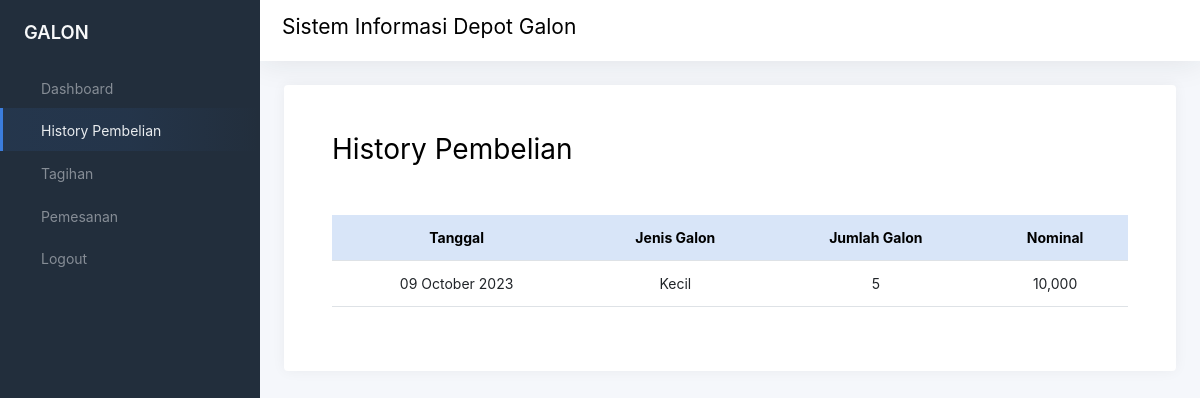
/user/history_pembelian.php (signed in), run on the app's committed database.
### tables this page shows
CREATE TABLE `tagihan` (
  `id_tagihan` int(11) NOT NULL,
  `id_pesanan` int(11) NOT NULL,
  `pembayaran` enum('Belum Bayar','Sudah Bayar') NOT NULL
);

CREATE TABLE `pesanan` (
  `id_pesanan` int(11) NOT NULL,
  `id_user` int(11) NOT NULL,
  `tanggal` date NOT NULL,
  `jenis_galon` enum('Besar','Kecil') NOT NULL,
  `jumlah_galon` int(11) NOT NULL,
  `nominal` bigint(20) NOT NULL
);

### user/history_pembelian.php (the view, shortened to what this page needs)
<?php
include '../config.php';
$id_user = $_SESSION['id_user'];
$query = "SELECT *
          FROM pesanan
          INNER JOIN tagihan ON pesanan.id_pesanan = tagihan.id_pesanan
          WHERE pesanan.id_user = '$id_user' AND tagihan.pembayaran = 'Sudah Bayar'";
$pembelian = mysqli_query($conn, $query);
?>
<!DOCTYPE html>
<html lang="en">
<head>
    <link href="../css/app.css" rel="stylesheet">
</head>
<body>
    <div class="wrapper">
        <nav id="sidebar" class="sidebar js-sidebar">
            <div class="sidebar-content js-simplebar">
                <a class="sidebar-brand" href="">
                    <span class="align-middle">GALON</span>
                </a>
                <ul class="sidebar-nav">
                    <li class="sidebar-item">
                        <a class="sidebar-link" href="index.php">
                            <i class="align-middle" data-feather="sliders"></i> <span class="align-middle">Dashboard</span>
                        </a>
                    </li>
                    <li class="sidebar-item active">
                        <a class="sidebar-link" href="history_pembelian.php">
                            <i class="align-middle" data-feather="user"></i> <span class="align-middle">History
                                Pembelian</span>
                        </a>
                    </li>
                    <li class="sidebar-item">
                        <a class="sidebar-link" href="tagihan.php">
                            <i class="align-middle" data-feather="user"></i> <span class="align-middle">
                                Tagihan</span>
                        </a>
                    </li>
                    <li class="sidebar-item">
                        <a class="sidebar-link" href="pemesanan.php">
                            <i class="align-middle" data-feather="user"></i> <span class="align-middle">Pemesanan
                            </span>
                        </a>
                    </li>
                    <li class="sidebar-item">
                        <a class="sidebar-link" href="../logout.php">
                            <i class="align-middle" data-feather="user-plus"></i> <span class="align-middle">Logout</span>
                        </a>
                    </li>
                </ul>
            </div>
        </nav>
        <div class="main">
            <nav class="navbar navbar-expand navbar-light navbar-bg">
                <div>
                    <h3 class="justify-content-start"> Sistem Informasi Depot Galon </h3>
                </div>
            </nav>
            <main class="content p-4">
                <div class="container-fluid p-0">
                    <div class="row">
                        <div class="col-12">
                            <div class="card">
                                <div class="card-body p-5">
                                    <h1 class="mb-5">History Pembelian</h1>
                                    <div class="table-responsive">
                                        <table class="table table-responsive table-hover text-dark text-center">
                                            <thead>
                                                <tr class="table table-primary">
                                                    <th>Tanggal</th>
                                                    <th>Jenis Galon</th>
                                                    <th>Jumlah Galon</th>
                                                    <th>Nominal</th>
                                                </tr>
                                            </thead>
                                            <tbody>
                                                <?php foreach ($pembelian as $td) : ?>
                                                    <tr>
                                                        <td><?= date('d F Y', strtotime($td['tanggal'])) ?></td>
                                                        <td><?= $td['jenis_galon'] ?></td>
                                                        <td><?= $td['jumlah_galon'] ?></td>
                                                        <td><?= number_format($td['nominal'], 0); ?></td>
                                                    </tr>
                                                <?php endforeach; ?>
                                            </tbody>
                                        </table>
                                    </div>
                                </div>
                            </div>
                        </div>
                    </div>
                </div>
            </main>
        </div>
    </div>
</body>
</html>

### data on the page
tagihan: id_pesanan.tanggal "09 October 2023", id_pesanan.jenis_galon "Kecil", id_pesanan.jumlah_galon "5", id_pesanan.nominal "10,000"
